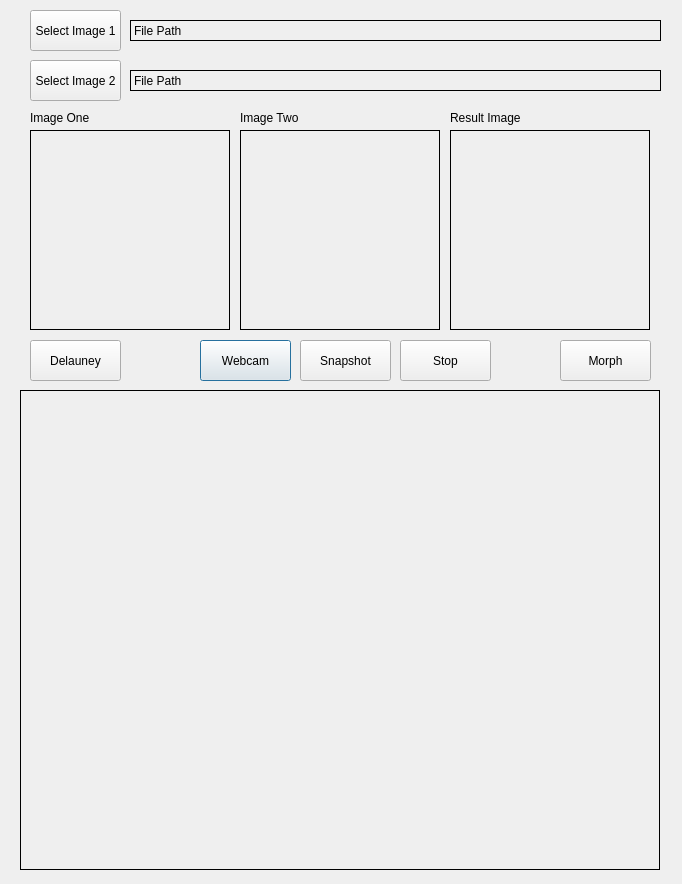
<?xml version="1.0" encoding="UTF-8"?>
<ui version="4.0">
 <class>Dialog</class>
 <widget class="QDialog" name="Dialog">
  <property name="geometry">
   <rect>
    <x>0</x>
    <y>0</y>
    <width>682</width>
    <height>884</height>
   </rect>
  </property>
  <property name="windowTitle">
   <string>Dialog</string>
  </property>
  <widget class="QPushButton" name="startCam">
   <property name="geometry">
    <rect>
     <x>200</x>
     <y>340</y>
     <width>91</width>
     <height>41</height>
    </rect>
   </property>
   <property name="text">
    <string>Webcam</string>
   </property>
  </widget>
  <widget class="QPushButton" name="captureCam">
   <property name="geometry">
    <rect>
     <x>300</x>
     <y>340</y>
     <width>91</width>
     <height>41</height>
    </rect>
   </property>
   <property name="text">
    <string>Snapshot</string>
   </property>
  </widget>
  <widget class="QPushButton" name="selectImg1">
   <property name="geometry">
    <rect>
     <x>30</x>
     <y>10</y>
     <width>91</width>
     <height>41</height>
    </rect>
   </property>
   <property name="text">
    <string>Select Image 1</string>
   </property>
  </widget>
  <widget class="QLabel" name="camera">
   <property name="geometry">
    <rect>
     <x>20</x>
     <y>390</y>
     <width>640</width>
     <height>480</height>
    </rect>
   </property>
   <property name="frameShape">
    <enum>QFrame::Box</enum>
   </property>
   <property name="text">
    <string/>
   </property>
  </widget>
  <widget class="QLabel" name="fileBox1">
   <property name="geometry">
    <rect>
     <x>130</x>
     <y>20</y>
     <width>531</width>
     <height>21</height>
    </rect>
   </property>
   <property name="frameShape">
    <enum>QFrame::Box</enum>
   </property>
   <property name="frameShadow">
    <enum>QFrame::Plain</enum>
   </property>
   <property name="text">
    <string>File Path</string>
   </property>
  </widget>
  <widget class="QLabel" name="image1">
   <property name="geometry">
    <rect>
     <x>30</x>
     <y>130</y>
     <width>200</width>
     <height>200</height>
    </rect>
   </property>
   <property name="frameShape">
    <enum>QFrame::Box</enum>
   </property>
   <property name="text">
    <string/>
   </property>
  </widget>
  <widget class="QLabel" name="image2">
   <property name="geometry">
    <rect>
     <x>240</x>
     <y>130</y>
     <width>200</width>
     <height>200</height>
    </rect>
   </property>
   <property name="frameShape">
    <enum>QFrame::Box</enum>
   </property>
   <property name="text">
    <string/>
   </property>
  </widget>
  <widget class="QLabel" name="label">
   <property name="geometry">
    <rect>
     <x>30</x>
     <y>110</y>
     <width>71</width>
     <height>16</height>
    </rect>
   </property>
   <property name="text">
    <string>Image One</string>
   </property>
  </widget>
  <widget class="QLabel" name="label_2">
   <property name="geometry">
    <rect>
     <x>240</x>
     <y>110</y>
     <width>61</width>
     <height>16</height>
    </rect>
   </property>
   <property name="text">
    <string>Image Two</string>
   </property>
  </widget>
  <widget class="QPushButton" name="stopCam">
   <property name="geometry">
    <rect>
     <x>400</x>
     <y>340</y>
     <width>91</width>
     <height>41</height>
    </rect>
   </property>
   <property name="text">
    <string>Stop</string>
   </property>
  </widget>
  <widget class="QLabel" name="resultImage">
   <property name="geometry">
    <rect>
     <x>450</x>
     <y>130</y>
     <width>200</width>
     <height>200</height>
    </rect>
   </property>
   <property name="frameShape">
    <enum>QFrame::Box</enum>
   </property>
   <property name="text">
    <string/>
   </property>
  </widget>
  <widget class="QLabel" name="label_3">
   <property name="geometry">
    <rect>
     <x>450</x>
     <y>110</y>
     <width>71</width>
     <height>16</height>
    </rect>
   </property>
   <property name="text">
    <string>Result Image</string>
   </property>
  </widget>
  <widget class="QPushButton" name="selectImg2">
   <property name="geometry">
    <rect>
     <x>30</x>
     <y>60</y>
     <width>91</width>
     <height>41</height>
    </rect>
   </property>
   <property name="text">
    <string>Select Image 2</string>
   </property>
  </widget>
  <widget class="QLabel" name="fileBox2">
   <property name="geometry">
    <rect>
     <x>130</x>
     <y>70</y>
     <width>531</width>
     <height>21</height>
    </rect>
   </property>
   <property name="frameShape">
    <enum>QFrame::Box</enum>
   </property>
   <property name="frameShadow">
    <enum>QFrame::Plain</enum>
   </property>
   <property name="text">
    <string>File Path</string>
   </property>
  </widget>
  <widget class="QPushButton" name="morphButton">
   <property name="geometry">
    <rect>
     <x>560</x>
     <y>340</y>
     <width>91</width>
     <height>41</height>
    </rect>
   </property>
   <property name="text">
    <string>Morph</string>
   </property>
  </widget>
  <widget class="QPushButton" name="delauney">
   <property name="geometry">
    <rect>
     <x>30</x>
     <y>340</y>
     <width>91</width>
     <height>41</height>
    </rect>
   </property>
   <property name="text">
    <string>Delauney</string>
   </property>
  </widget>
 </widget>
 <resources/>
 <connections/>
</ui>
